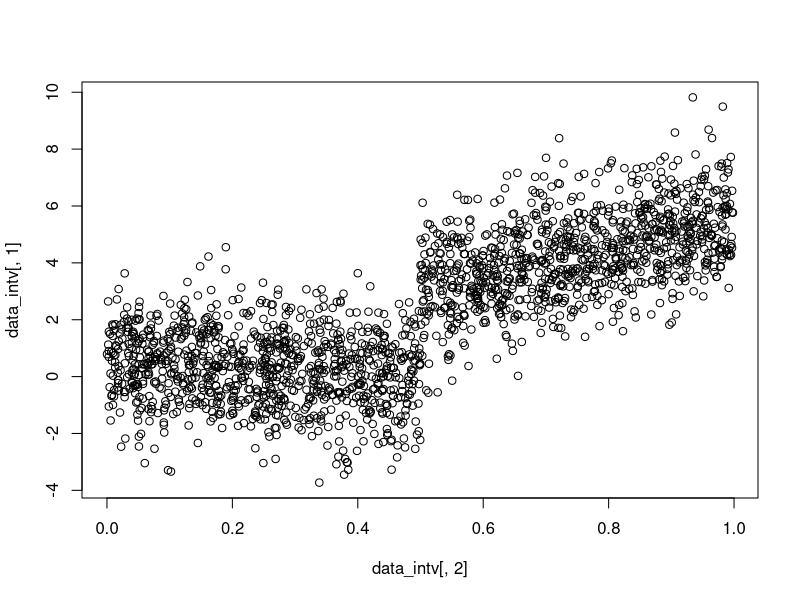
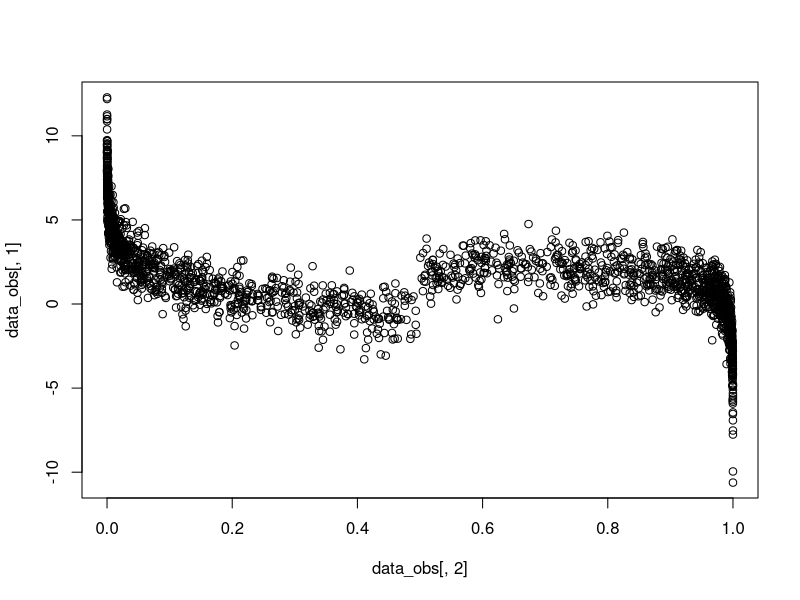
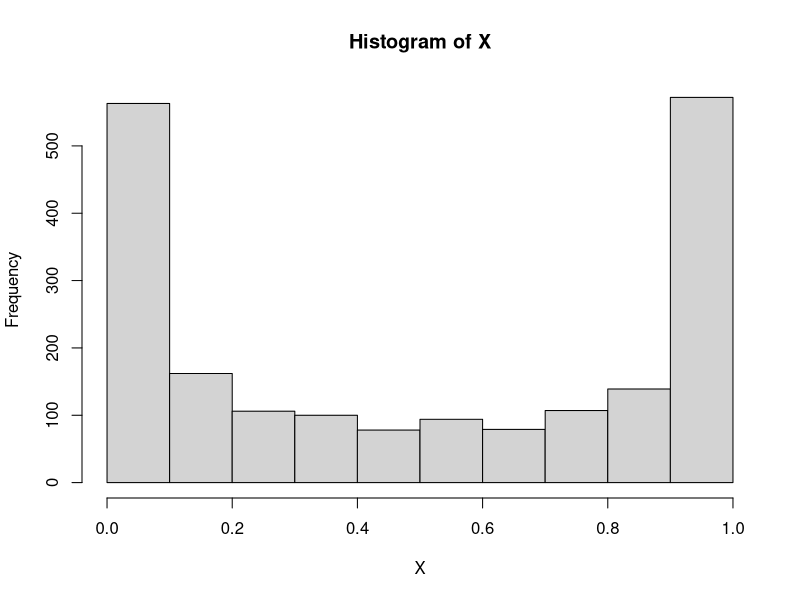

Recreate these plots in R, in order.
# Note that we are considering the case G = {(X <- Z -> Y),(X -> Y)}, 
# where Z is a confounding variable of X and Y. 

# Loading necessary document 
library(MASS)
library(car)

# Step 0. Setting
## Set random seed for reproducibility. 
set.seed(1)

## Configuration for data generation 
N = 2000 # Number of data points 
D = 2 # Dimension of the confounding variable Z 

# Step 1. Generate Z 
## In here, Z is D-dimensional multivariate normal random variable. 
fZ = function(D,N){
  mu = 1*rnorm(D) # Set mu random. 
  sigma = replicate(D, abs(rnorm(D))) + 2*diag(D) # Set sigma random. 
  Z = mvrnorm(N, mu, sigma) # Generate N numbers of D-dimensional multivariate normal random variable.
  return(Z)
}

# Step 2. Generate X 
## In here, X such that Z -> X. 
## Specifically, X = round( exp(Bx * Z) / exp(Bx * Z) + 1 )
fX = function(D,N,Z){
  Bx = -1*(abs(rnorm(D) + rgamma(D,1,1))) # Coefficient of Z. 
  X = +0.5*matrix(Z,ncol=D) %*% matrix(Bx,ncol=1) - 0.1
  X = exp(X)/(exp(X)+1) # Note X is continuous ranged from [0,1]
  X = round(X,5)
  return(X)
}


# Step 3. Generate Y
## Observational Y such that (X,Z) -> Y
fY = function(D,N, Z,X){
  Byz = -1*(rnorm(D))
  Byx = 1*(rgamma(1,3,3))
  part1 = (matrix(Z,ncol=D) %*% matrix(Byz,ncol=1))
  part2 = 2*(X>0.5)-1
  Y = part1 + 3*part2*X + 2*X
  return(Y)
}

Z = fZ(D,N)
X = fX(D,N,Z)
Y = fY(D,N,Z,X)
data_obs = data.frame(cbind(Y,X,Z)) # Observational 

X_intv = runif(N)
Y_intv = fY(D,N,Z,X_intv)
data_intv = data.frame(cbind(Y_intv,X_intv,Z))

plot(data_intv[,2],data_intv[,1])
plot(data_obs[,2],data_obs[,1])
hist(X)
